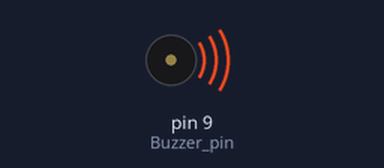
The sketch below on a simulated Arduino Nano, built with avr-gcc and run on an emulated ATmega328P. Parts: buzzer (waves = sounding).

Above: at 0.1 s.
Timing chart, 0 to 1.6 s (numbered marks = the images above):
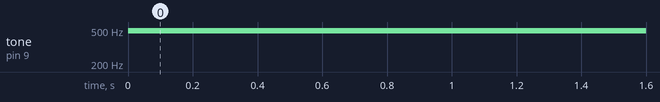

Measured:
- by itself, tone on pin 9 (Buzzer_pin): silent → 490 Hz at 0.00 s

The sketch:

Passive_buzzer.ino
```cpp
int Buzzer_pin = 9;
void setup() {
pinMode(Buzzer_pin, OUTPUT);
}
void loop() {
analogWrite(Buzzer_pin,150);
delay(1000);
analogWrite(Buzzer_pin,200);
delay(1000);
analogWrite(Buzzer_pin,250);
delay(1000);
}
```
